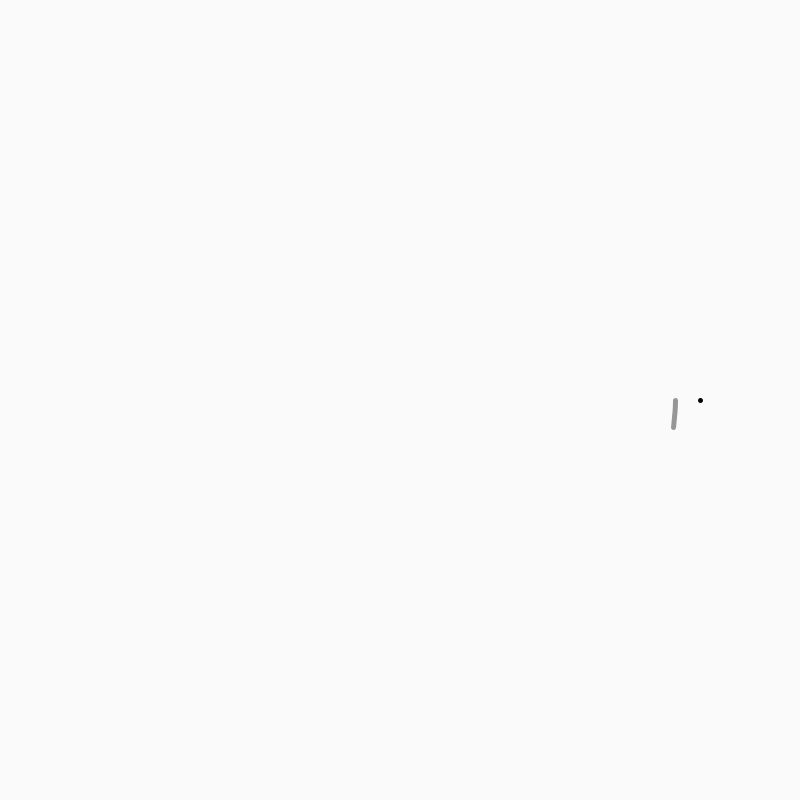
Frame 1 (no input)
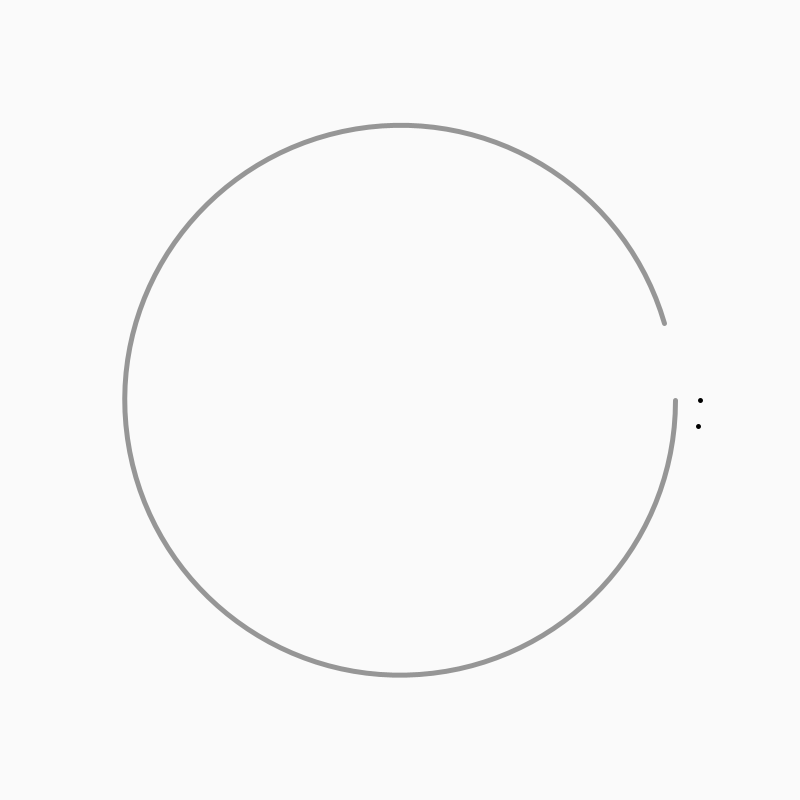
Frame 60 (the mouse pressed at the canvas centre just before this capture)
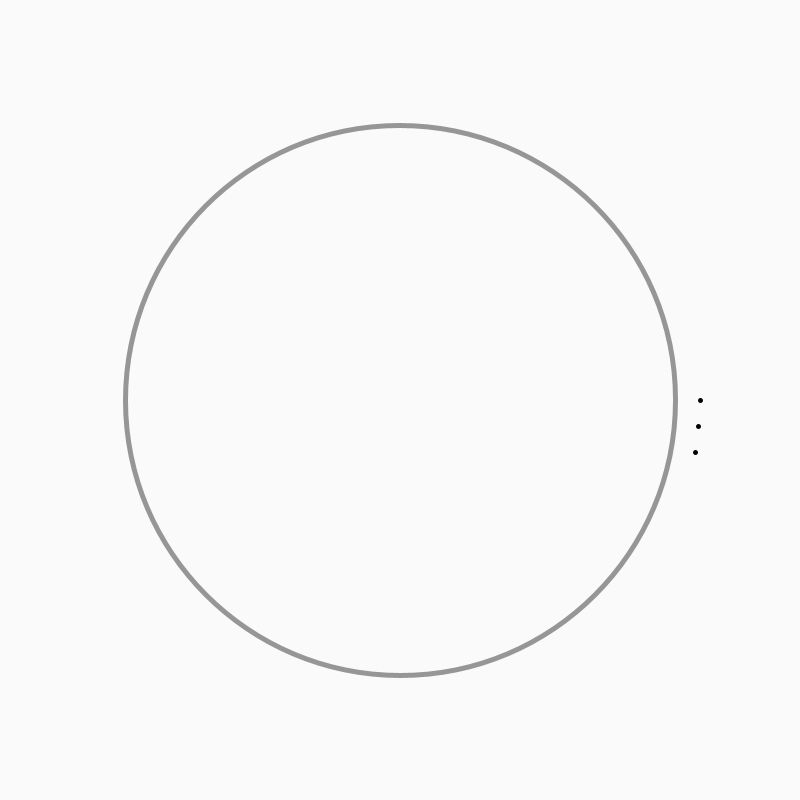
Frame 120 (the mouse held since frame 60 and released just before this capture)

The Processing sketch that drew these frames (run headless with seeded random() and noise(); from frame 60 on, the mouse is pressed at the canvas centre):

// Processing sketch: sketch_180518
// ── sketch_180518.pde
int sw = 5;
float r = 300;

void setup()
{
  size(800, 800);
  strokeWeight(sw);
  smooth();
}

void draw()
{
  background(250);
  translate(width/2, height/2);
  stroke(0);
  noFill();
  //ellipse(0, 0, r*2, r*2);

  float startAngle, endAngle;
  endAngle = 0.1 * frameCount % 360;
  if (endAngle > 355) startAngle = endAngle;
  else if (endAngle > 180) startAngle = endAngle - 180;
  else startAngle = 0;
  println(startAngle);
  println(endAngle);

  float x, y;

  for (float ang = startAngle; ang < endAngle; ang += 5)
  {
    float rad = radians(ang);
    x = r * cos(rad);
    y = r * sin(rad);
    point(x, y);
  }
  
  stroke(150);
  noFill();
  arc(0, 0, r*2-50, r*2-50, startAngle, endAngle);
}
